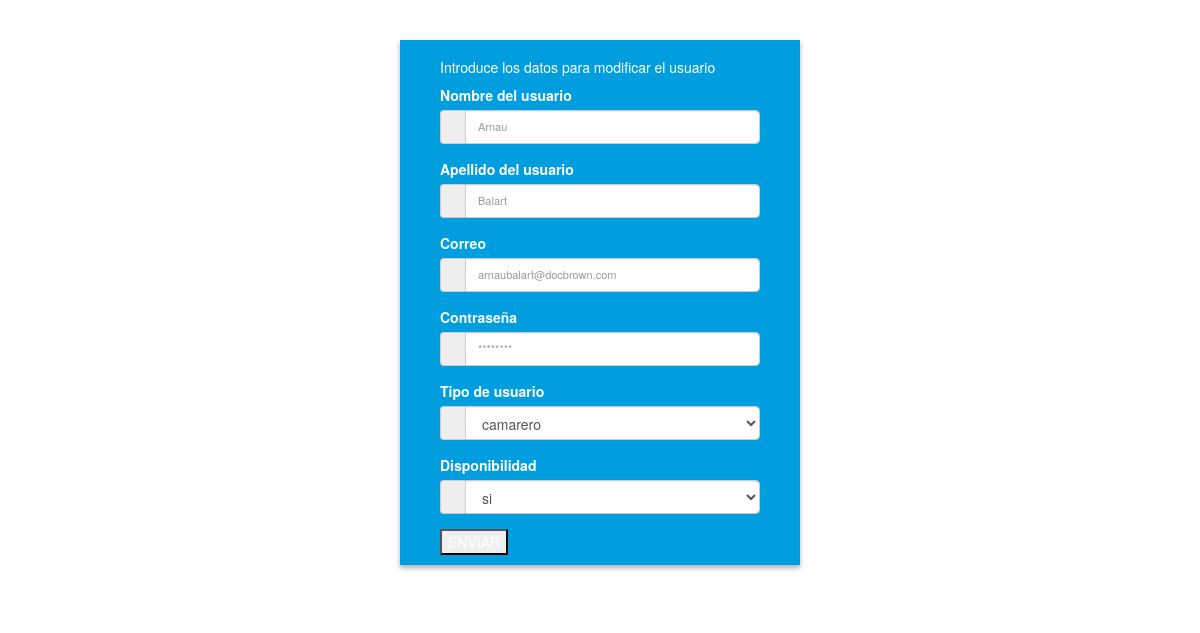
The app's page /view/mod.usuarios.php?id_u=2 (signed in) with its own data.
### tables this page shows
CREATE TABLE `tbl_usuario` (
  `id_u` int(11) NOT NULL,
  `nombre_u` varchar(45) DEFAULT NULL,
  `apellido_u` varchar(45) DEFAULT NULL,
  `correo_u` varchar(100) DEFAULT NULL,
  `contraseña_u` varchar(45) DEFAULT NULL,
  `tipo_u` enum('camarero','administrador') DEFAULT NULL,
  `disponibilidad_u` enum('si','no') DEFAULT NULL
);

### view/mod.usuarios.php (the view, shortened to what this page needs)
<?php
require_once "../services/connection.php";
if ($_SESSION['email']=="") {
    header("location:login.php");
}else {
?>
<!DOCTYPE html>
<html lang="en">
<head>
    <link href="//maxcdn.bootstrapcdn.com/bootstrap/4.1.1/css/bootstrap.min.css" rel="stylesheet" id="bootstrap-css">
    <link href="//maxcdn.bootstrapcdn.com/bootstrap/3.3.0/css/bootstrap.min.css" rel="stylesheet" id="bootstrap-css">
    <link href="../css/form.css" rel="stylesheet">
</head>
<body>
    <?php
        $id_u=$_GET['id_u'];
        $stmt=$pdo->prepare("SELECT * FROM tbl_usuario WHERE id_u=$id_u");
        try{
            $pdo->beginTransaction();
            $stmt->execute();
            $row=$stmt->fetch(PDO::FETCH_ASSOC);
            $nombre_u=$row['nombre_u'];
            $apellido_u=$row['apellido_u'];
            $correo_u=$row['correo_u'];
            $tipo_u=$row['tipo_u'];
            $disponibilidad_u=$row['disponibilidad_u'];
            $pdo->commit();
        } catch (Exception $e) {
            $pdo->rollBack();
            echo "Fallo: " . $e->getMessage();
        }
    ?>
    <div class="container">
		<div class="main">
			<div class="main-center">
			<h5>Introduce los datos para modificar el usuario</h5>
                <form action="../proceses/modificarusuario.php" method="post" enctype="multipart/form-data">
                    <div class="form-group">
                    <label for="nombre_u">Nombre del usuario</label>
                            <div class="input-group">
                                <span class="input-group-addon"><i class="fa fa-user fa" aria-hidden="true"></i></span>
                                <?php echo "<input type='text' class='form-control' name='nombre_u' placeholder='$nombre_u'>";?>
                            </div>
                    </div>
                    <div class="form-group">
                    <label for="apellido_u">Apellido del usuario</label>
                            <div class="input-group">
                                <span class="input-group-addon"><i class="fa fa-users fa" aria-hidden="true"></i></span>
                                <?php echo "<input type='text' class='form-control' name='apellido_u' placeholder='$apellido_u'>";?>
                            </div>
                    </div>
                    <div class="form-group">
                    <label for="correo_u">Correo</label>
                            <div class="input-group">
                                <span class="input-group-addon"><i class="fa fa-envelope fa" aria-hidden="true"></i></span>
                                <?php echo "<input type='email' class='form-control' name='correo_u' placeholder='$correo_u'>";?>
                        </div>
                    </div>
                    <div class="form-group">
                    <label for="contraseña_u">Contraseña</label>
                            <div class="input-group">
                                <span class="input-group-addon"><i class="fa fa-lock fa-lg" aria-hidden="true"></i></span>
                                <?php echo "<input type='password' class='form-control' name='contraseña_u' placeholder='********'>";?>
                            </div>
                    </div>
                    <div class="form-group">
                    <label for="tipo_u">Tipo de usuario</label>
                            <div class="input-group">
                                <span class="input-group-addon"><i class="fa fa-lock fa-lg" aria-hidden="true"></i></span>
                                <select name="tipo_u" class="form-control form-control-lg">
                                <?php echo "<option value='' default>{$tipo_u}</option>";?>
                                </select>
                            </div>
                    </div>
                    <div class="form-group">
                    <label for="disponibilidad_u">Disponibilidad</label>
                            <div class="input-group">
                                <span class="input-group-addon"><i class="fa fa-lock fa-lg" aria-hidden="true"></i></span>
                                <select name="disponibilidad_u" class="form-control form-control-lg">
                                    <?php echo "<option value='' default>{$disponibilidad_u}</option>";?>
                                </select>
                            </div>
                    </div>
                    <button type="submit">ENVIAR</button>
                </form>
			</div>
		</div>
	</div>
</body>
</html>
<?php
}
?>

### css/form.css (style rules this page uses)
.main { padding: 40px 0; }
.main input, .main input::-webkit-input-placeholder { font-size: 11px; padding-top: 3px; }
.main-center { margin-top: 30px; margin: 0 auto; max-width: 400px; padding: 10px 40px; background: #009edf; color: #FFF; text-shadow: none; -webkit-box-shadow: 0px 3px 5px 0px rgba(0, 0, 0, 0.31); -moz-box-shadow: 0px 3px 5px 0px rgba(0, 0, 0, 0.31); box-shadow: 0px 3px 5px 0px rgba(0, 0, 0, 0.31); }

### records on screen
tbl_usuario: nombre_u "Arnau", apellido_u "Balart", correo_u "arnaubalart@docbrown.com", tipo_u "camarero", disponibilidad_u "si"
